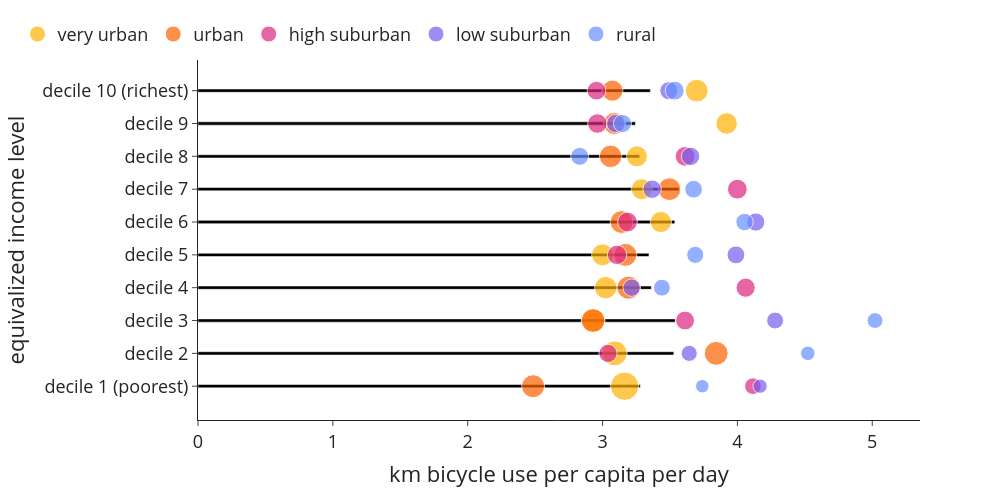

The code cell stored with this chart in its notebook:
### Code cell
bubblechart((use['cycle_pkm']*use['n_hhd']/365), use['n_hhdmem'+year], use['n_hhd'], 0, 3, 'km bicycle use per capita per day','equivalized income level', 'pkmbike_per_cap_inc_urb')

### Figure 1 — Plotly figure (JSON) as saved in the notebook; plotly's stock layout.template omitted (floating-point values rounded to 4 significant figures)
{"data": [{"alignmentgroup": "True", "hovertemplate": "km bicycle use per capita per day=%{x}<br>equivalized income level=%{y}<extra></extra>", "legendgroup": "", "marker": {"color": "#000000", "pattern": {"shape": ""}}, "name": "", "offsetgroup": "", "orientation": "h", "showlegend": false, "textposition": "auto", "type": "bar", "x": [3.28, 3.529, 3.539, 3.362, 3.344, 3.536, 3.566, 3.275, 3.244, 3.355], "xaxis": "x", "y": ["decile 1 (poorest)", "decile 2", "decile 3", "decile 4", "decile 5", "decile 6", "decile 7", "decile 8", "decile 9", "decile 10 (richest)"], "yaxis": "y"}, {"legendrank": 0, "marker": {"color": "#ffb000", "size": [295650, 229445, 199375, 185505, 178195, 165880, 161660, 163280, 169475, 189985], "sizemin": 4, "sizemode": "area", "sizeref": 739.1}, "mode": "markers", "name": "very urban", "showlegend": true, "type": "scatter", "x": [3.164, 3.09, 2.931, 3.023, 3.0, 3.433, 3.29, 3.255, 3.92, 3.698], "y": ["decile 1 (poorest)", "decile 2", "decile 3", "decile 4", "decile 5", "decile 6", "decile 7", "decile 8", "decile 9", "decile 10 (richest)"]}, {"legendrank": 1, "marker": {"color": "#fe6100", "size": [195640, 209210, 207070, 197205, 194295, 191620, 190445, 186620, 180970, 164895], "sizemin": 4, "sizemode": "area", "sizeref": 739.1}, "mode": "markers", "name": "urban", "showlegend": true, "type": "scatter", "x": [2.485, 3.843, 2.93, 3.193, 3.169, 3.141, 3.496, 3.06, 3.089, 3.073], "y": ["decile 1 (poorest)", "decile 2", "decile 3", "decile 4", "decile 5", "decile 6", "decile 7", "decile 8", "decile 9", "decile 10 (richest)"]}, {"legendrank": 2, "marker": {"color": "#dc267f", "size": [102610, 123865, 131345, 136085, 138775, 143930, 144640, 142910, 140390, 129885], "sizemin": 4, "sizemode": "area", "sizeref": 739.1}, "mode": "markers", "name": "high suburban", "showlegend": true, "type": "scatter", "x": [4.115, 3.04, 3.612, 4.061, 3.108, 3.185, 4.0, 3.612, 2.962, 2.955], "y": ["decile 1 (poorest)", "decile 2", "decile 3", "decile 4", "decile 5", "decile 6", "decile 7", "decile 8", "decile 9", "decile 10 (richest)"]}, {"legendrank": 3, "marker": {"color": "#785ef0", "size": [75390, 96295, 105730, 112540, 117555, 122705, 125325, 125365, 123910, 120060], "sizemin": 4, "sizemode": "area", "sizeref": 739.1}, "mode": "markers", "name": "low suburban", "showlegend": true, "type": "scatter", "x": [4.168, 3.643, 4.279, 3.216, 3.989, 4.136, 3.367, 3.652, 3.098, 3.491], "y": ["decile 1 (poorest)", "decile 2", "decile 3", "decile 4", "decile 5", "decile 6", "decile 7", "decile 8", "decile 9", "decile 10 (richest)"]}, {"legendrank": 4, "marker": {"color": "#648fff", "size": [67320, 78020, 92890, 105355, 107660, 112500, 114645, 118525, 121850, 131815], "sizemin": 4, "sizemode": "area", "sizeref": 739.1}, "mode": "markers", "name": "rural", "showlegend": true, "type": "scatter", "x": [3.74, 4.522, 5.021, 3.44, 3.687, 4.053, 3.675, 2.83, 3.148, 3.535], "y": ["decile 1 (poorest)", "decile 2", "decile 3", "decile 4", "decile 5", "decile 6", "decile 7", "decile 8", "decile 9", "decile 10 (richest)"]}], "layout": {"bargap": 0.9, "barmode": "relative", "font": {"size": 18}, "height": 500, "legend": {"orientation": "h", "tracegroupgap": 0, "x": -0.25, "xanchor": "left", "y": 1.02, "yanchor": "bottom"}, "margin": {"t": 60}, "width": 1000, "xaxis": {"anchor": "y", "domain": [0, 1], "title": {"text": "km bicycle use per capita per day"}}, "yaxis": {"anchor": "x", "domain": [0, 1], "title": {"text": "equivalized income level"}}}}
